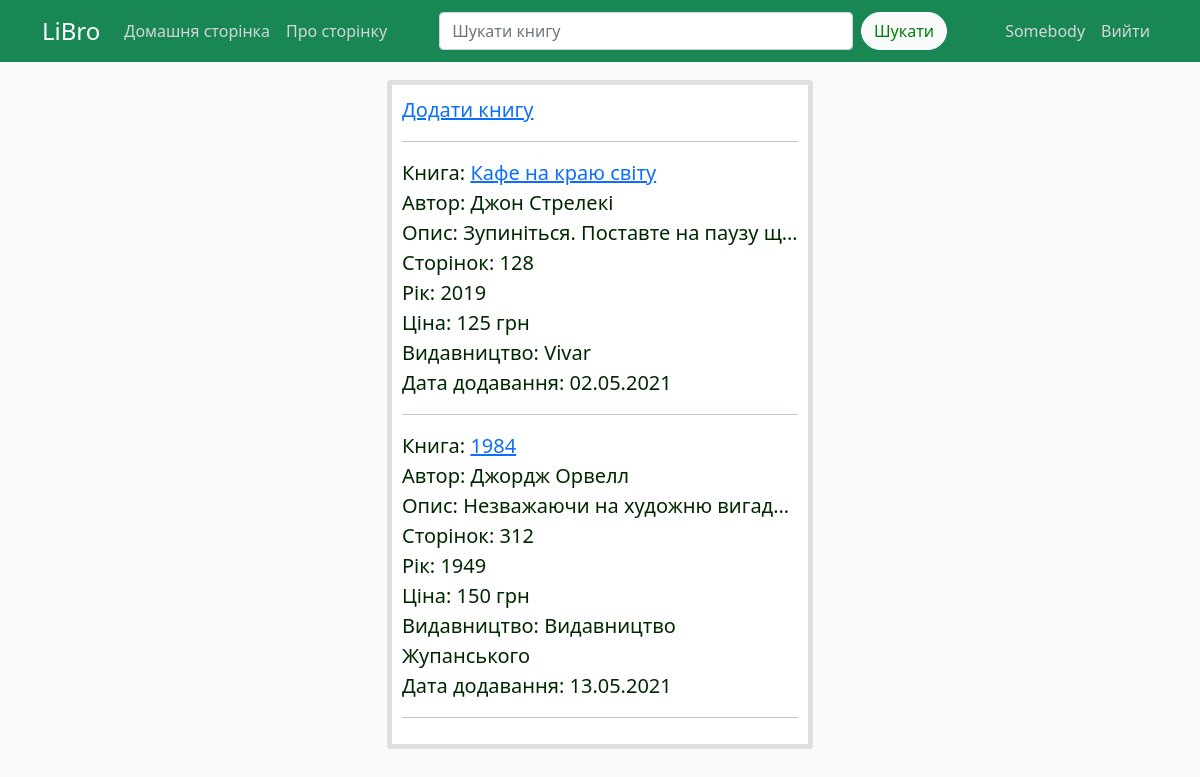
The app's page /home (signed in) with its own data.
### app/models.py (models this page shows)
class User(db.Model, UserMixin):
	id = db.Column(db.Integer, primary_key=True)
	user_login = db.Column(db.String(25), unique=True, nullable=False)
	user_password = db.Column(db.String(25), unique=False, nullable=False)
	user_books = db.relationship('User_books', backref='user', lazy=True)

class Books(db.Model):
	book_id = db.Column(db.Integer, primary_key=True)
	book_name = db.Column(db.String, nullable=False)
	description = db.Column(db.Text)
	page = db.Column(db.Integer)
	year = db.Column(db.Integer)
	publisher_id = db.Column(db.Integer, db.ForeignKey('publishers.publishers_id'))
	categories_id = db.Column(db.Integer, db.ForeignKey('categories.category_id'))
	user_books = db.relationship('User_books', backref='book', lazy=True)

class Authors(db.Model):
	author_id = db.Column(db.Integer, primary_key=True)
	first_name = db.Column(db.String(25), nullable=False)
	second_name = db.Column(db.String(25), nullable=False)
	book = db.relationship('Books', secondary=autor_has_books, backref=db.backref('autor'), lazy='dynamic')

class User_books(db.Model):
	user_book_id = db.Column(db.Integer, primary_key=True)
	price = db.Column(db.Integer)
	data_added = db.Column(db.Date)
	data_readed = db.Column(db.Date)
	rating = db.Column(db.INTEGER)
	rewiew = db.Column(db.Text)
	status_id = db.Column(db.Integer, db.ForeignKey('shelves.shelves_id'))
	user_id = db.Column(db.Integer, db.ForeignKey('user.id'))
	book_id = db.Column(db.Integer, db.ForeignKey('books.book_id'))

class Publishers(db.Model):
	publishers_id = db.Column(db.Integer, primary_key=True)
	publishes_name = db.Column(db.String(50), nullable=False)
	books = db.relationship('Books', backref='publisher', lazy=True)

### app/views.py (the view)
@app.route("/")
@app.route("/home")
def home():
    books = []#якщо користувач не авторизований, щоб не вибивало помилку
    if current_user.is_authenticated:
        books = db.session.query(User, User_books, Books, Publishers, autor_has_books, Authors#об'єднюємо таблиці
            ).filter(
                User_books.user_id==current_user.id
            ).filter(
                User.id==current_user.id
            ).filter(
                Books.book_id==User_books.book_id
            ).filter(
                Publishers.publishers_id==Books.publisher_id
            ).filter(
                Books.book_id==autor_has_books.columns.book_id
            ).filter(
                Authors.author_id==autor_has_books.columns.book_id
            ).all()
    return render_template('home.html', title='LiBro', books=books)

### app/models.py (called while the page is built)
@login_manager.user_loader
def load_user(user_id):
    return User.query.get(int(user_id))

### app/templates/home.html
{% extends "layout.html" %}
{% block content %}
	{% if current_user.is_authenticated %}
		<a href="{{ url_for('add_book') }}">Додати книгу</a>
		<hr>
		{% for book in books %}
			<article class="media content-section">
	          <div class="media-body">
	            <div class="article-metadata">
	              <div>Книга: <a href="{{ url_for('book', user_book_id=book.User_books.user_book_id) }}">{{ book.Books.book_name }}</a></div>
	              <div>Автор: {{ book.Authors.first_name }} {{ book.Authors.second_name }}</div>
	              <div style="text-overflow: ellipsis; overflow: hidden; white-space: nowrap">Опис: {{ book.Books.description }}</div>
	              <div>Сторінок: {{ book.Books.page }}</div>
	              <div>Рік: {{ book.Books.year }}</div>
	              <div>Ціна: {{ book.User_books.price }} грн</div>
	              <div>Видавництво: {{ book.Publishers.publishes_name }}</div>
	              <div>Дата додавання: {{ book.User_books.data_added.strftime('%d.%m.%Y') }}</div>
	            </div>
	          </div>
	        </article>
	        <hr>
		{% endfor %}
	{% else %}
		<h3>Інформація про наш сайт</h3>
		<div>На нашому сайті ви можете вести облік книг</div>
	{% endif %}
{% endblock content %}

### app/templates/layout.html (shortened to what this page needs)
<!DOCTYPE html>
<html>
<head lang="en">
    <link href="https://cdn.jsdelivr.net/npm/bootstrap@5.0.0-beta2/dist/css/bootstrap.min.css" rel="stylesheet">
    <link rel="stylesheet" type="text/css" href="static/css/custom.css">
</head>
<body>
    <header>
      <nav class="navbar navbar-expand-lg navbar-dark bg-success fixed-top">
        <div class="container">
          <a class="navbar-brand fs-4" href="/">LiBro</a>
            <div class="collapse navbar-collapse fs-6" id="navbarNavDropdown">
                <ul class="navbar-nav">
                    <li class="nav-item">
                      <a class="nav-link rounded" aria-current="page" href="{{url_for('home')}}">Домашня сторінка</a>
                    </li>
                    <li class="nav-item">
                      <a class="nav-link rounded" aria-current="page" href="{{url_for('about')}}">Про сторінку</a>
                    </li>
                </ul>
            </div>
              <div class="col-6">
                <form class="d-flex">
                  <input class="form-control me-2" type="search" placeholder="Шукати книгу" aria-label="Search">
                  <button class="btn btn-light rounded-pill" type="submit">Шукати</button>
                </form>
              </div>
            <div class="navbar-nav">
              {% if current_user.is_authenticated %}
                <div class="nav-item nav-link rounded">{{ current_user.user_login }}</div>
                <a class="nav-item nav-link rounded" href="{{ url_for('logout') }}">Вийти</a>
              {% else %}
                <a class="nav-item nav-link rounded" href="{{ url_for('login') }}">Увійти</a>
                <a class="nav-item nav-link rounded" href="{{ url_for('register') }}">Зареєструватись</a>
              {% endif %}
            </div>
        </div>
      </nav>
    </header>
    <main class="container">
        <div class="card border-5 fs-5">
            {% block content %}
            {% endblock %}
        </div>
    </main>
</body>
</html>

### app/static/css/custom.css (style rules this page uses)
body { background: #fafafa; color: #002800; margin-top: 5rem; }
.navbar-nav .nav-link { color: #d4d6d7 !important; }
.btn-light { color: green !important; margin-right: 50px; }
.card { padding: 10px; }
main.container { width: 450px; }

### records on screen
User: user_login "Somebody", Books.book_name "Кафе на краю світу", Authors.first_name "Джон", Authors.second_name "Стрелекі", Books.description "Зупиніться. Поставте на паузу щ…", Books.page "128", Books.year "2019", User_books.price "125", Publishers.publishes_name "Vivar", User_books.data_added "02.05.2021", Books.book_name "1984", Authors.first_name "Джордж", Authors.second_name "Орвелл", Books.description "Незважаючи на художню вигад…", Books.page "312", Books.year "1949", User_books.price "150", Publishers.publishes_name "Видавництво Жупанського", User_books.data_added "13.05.2021"
